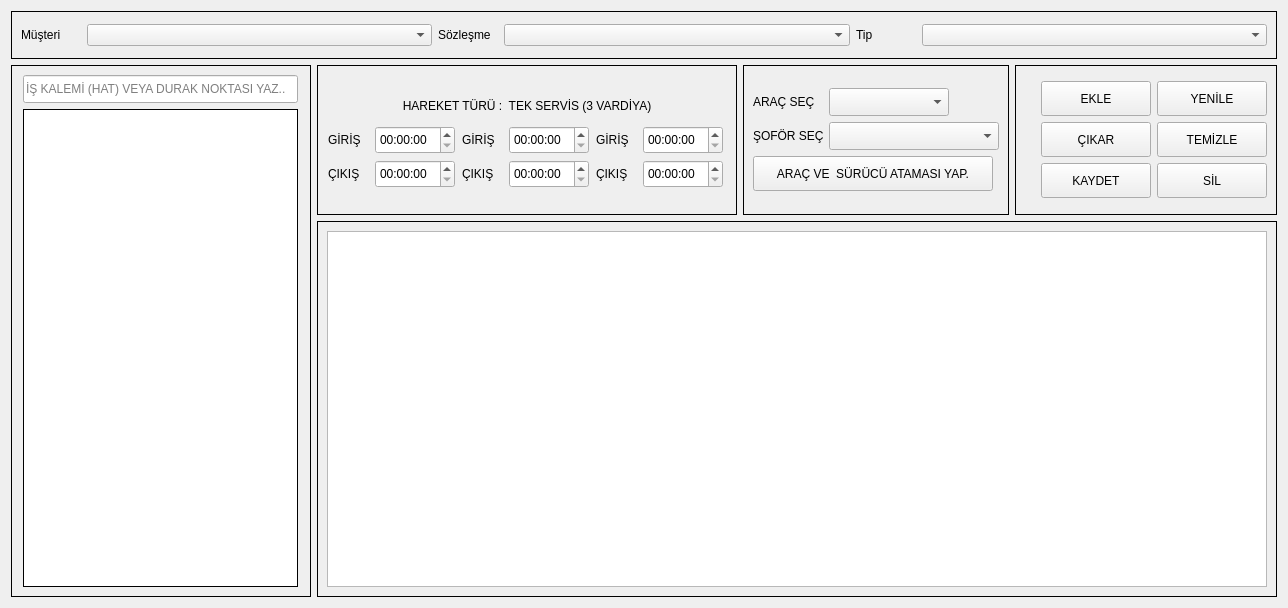
<?xml version="1.0" encoding="UTF-8"?>
<ui version="4.0">
 <class>main_form</class>
 <widget class="QWidget" name="main_form">
  <property name="geometry">
   <rect>
    <x>0</x>
    <y>0</y>
    <width>1288</width>
    <height>608</height>
   </rect>
  </property>
  <property name="windowTitle">
   <string>Form</string>
  </property>
  <layout class="QGridLayout" name="gridLayout_10">
   <item row="0" column="0">
    <layout class="QVBoxLayout" name="verticalLayout_4">
     <item>
      <widget class="QFrame" name="top_frame">
       <property name="frameShape">
        <enum>QFrame::Shape::Box</enum>
       </property>
       <property name="frameShadow">
        <enum>QFrame::Shadow::Plain</enum>
       </property>
       <layout class="QGridLayout" name="gridLayout_9">
        <item row="0" column="0">
         <layout class="QHBoxLayout" name="horizontalLayout_2">
          <item>
           <widget class="QLabel" name="lbl_musteri">
            <property name="minimumSize">
             <size>
              <width>60</width>
              <height>28</height>
             </size>
            </property>
            <property name="maximumSize">
             <size>
              <width>60</width>
              <height>28</height>
             </size>
            </property>
            <property name="text">
             <string>Müşteri</string>
            </property>
           </widget>
          </item>
          <item>
           <widget class="QComboBox" name="cmb_musteri"/>
          </item>
          <item>
           <widget class="QLabel" name="lbl_sozlesme">
            <property name="minimumSize">
             <size>
              <width>60</width>
              <height>28</height>
             </size>
            </property>
            <property name="maximumSize">
             <size>
              <width>60</width>
              <height>28</height>
             </size>
            </property>
            <property name="text">
             <string>Sözleşme</string>
            </property>
           </widget>
          </item>
          <item>
           <widget class="QComboBox" name="cmb_sozlesme"/>
          </item>
          <item>
           <widget class="QLabel" name="lbl_service_type">
            <property name="minimumSize">
             <size>
              <width>60</width>
              <height>28</height>
             </size>
            </property>
            <property name="maximumSize">
             <size>
              <width>60</width>
              <height>28</height>
             </size>
            </property>
            <property name="text">
             <string>Tip</string>
            </property>
           </widget>
          </item>
          <item>
           <widget class="QComboBox" name="cmb_service_type"/>
          </item>
         </layout>
        </item>
       </layout>
      </widget>
     </item>
     <item>
      <layout class="QHBoxLayout" name="horizontalLayout_3">
       <item>
        <widget class="QFrame" name="left_frame">
         <property name="sizePolicy">
          <sizepolicy hsizetype="Fixed" vsizetype="Expanding">
           <horstretch>0</horstretch>
           <verstretch>0</verstretch>
          </sizepolicy>
         </property>
         <property name="minimumSize">
          <size>
           <width>300</width>
           <height>0</height>
          </size>
         </property>
         <property name="maximumSize">
          <size>
           <width>300</width>
           <height>16777215</height>
          </size>
         </property>
         <property name="frameShape">
          <enum>QFrame::Shape::Box</enum>
         </property>
         <property name="frameShadow">
          <enum>QFrame::Shadow::Plain</enum>
         </property>
         <layout class="QGridLayout" name="gridLayout_7">
          <item row="0" column="0">
           <layout class="QVBoxLayout" name="verticalLayout_2">
            <item>
             <widget class="QLineEdit" name="txt_kalem_sec">
              <property name="sizePolicy">
               <sizepolicy hsizetype="Fixed" vsizetype="Fixed">
                <horstretch>0</horstretch>
                <verstretch>0</verstretch>
               </sizepolicy>
              </property>
              <property name="minimumSize">
               <size>
                <width>275</width>
                <height>28</height>
               </size>
              </property>
              <property name="maximumSize">
               <size>
                <width>255</width>
                <height>28</height>
               </size>
              </property>
              <property name="text">
               <string/>
              </property>
              <property name="placeholderText">
               <string>İŞ KALEMİ (HAT) VEYA DURAK NOKTASI YAZ..</string>
              </property>
             </widget>
            </item>
            <item>
             <widget class="QListView" name="list_kalemler">
              <property name="sizePolicy">
               <sizepolicy hsizetype="Fixed" vsizetype="Expanding">
                <horstretch>0</horstretch>
                <verstretch>0</verstretch>
               </sizepolicy>
              </property>
              <property name="minimumSize">
               <size>
                <width>275</width>
                <height>0</height>
               </size>
              </property>
              <property name="maximumSize">
               <size>
                <width>255</width>
                <height>16777215</height>
               </size>
              </property>
              <property name="frameShape">
               <enum>QFrame::Shape::Box</enum>
              </property>
              <property name="frameShadow">
               <enum>QFrame::Shadow::Plain</enum>
              </property>
             </widget>
            </item>
           </layout>
          </item>
         </layout>
        </widget>
       </item>
       <item>
        <layout class="QVBoxLayout" name="verticalLayout_3">
         <item>
          <layout class="QHBoxLayout" name="horizontalLayout">
           <item>
            <widget class="QFrame" name="middle_left_frame">
             <property name="sizePolicy">
              <sizepolicy hsizetype="Preferred" vsizetype="Fixed">
               <horstretch>0</horstretch>
               <verstretch>0</verstretch>
              </sizepolicy>
             </property>
             <property name="minimumSize">
              <size>
               <width>0</width>
               <height>150</height>
              </size>
             </property>
             <property name="maximumSize">
              <size>
               <width>16777215</width>
               <height>150</height>
              </size>
             </property>
             <property name="frameShape">
              <enum>QFrame::Shape::Box</enum>
             </property>
             <property name="frameShadow">
              <enum>QFrame::Shadow::Plain</enum>
             </property>
             <layout class="QGridLayout" name="gridLayout_2">
              <item row="0" column="0">
               <layout class="QVBoxLayout" name="verticalLayout">
                <item>
                 <widget class="QLabel" name="lbl_hareket">
                  <property name="sizePolicy">
                   <sizepolicy hsizetype="Fixed" vsizetype="Fixed">
                    <horstretch>0</horstretch>
                    <verstretch>0</verstretch>
                   </sizepolicy>
                  </property>
                  <property name="minimumSize">
                   <size>
                    <width>400</width>
                    <height>28</height>
                   </size>
                  </property>
                  <property name="maximumSize">
                   <size>
                    <width>400</width>
                    <height>28</height>
                   </size>
                  </property>
                  <property name="text">
                   <string>HAREKET TÜRÜ :  TEK SERVİS (3 VARDİYA)</string>
                  </property>
                  <property name="alignment">
                   <set>Qt::AlignmentFlag::AlignCenter</set>
                  </property>
                 </widget>
                </item>
                <item>
                 <layout class="QGridLayout" name="gridLayout">
                  <item row="0" column="0">
                   <widget class="QLabel" name="lbl_giris1">
                    <property name="minimumSize">
                     <size>
                      <width>40</width>
                      <height>28</height>
                     </size>
                    </property>
                    <property name="maximumSize">
                     <size>
                      <width>40</width>
                      <height>28</height>
                     </size>
                    </property>
                    <property name="text">
                     <string>GİRİŞ </string>
                    </property>
                   </widget>
                  </item>
                  <item row="0" column="1">
                   <widget class="QTimeEdit" name="time_g1">
                    <property name="sizePolicy">
                     <sizepolicy hsizetype="Fixed" vsizetype="Fixed">
                      <horstretch>60</horstretch>
                      <verstretch>28</verstretch>
                     </sizepolicy>
                    </property>
                    <property name="minimumSize">
                     <size>
                      <width>80</width>
                      <height>28</height>
                     </size>
                    </property>
                    <property name="maximumSize">
                     <size>
                      <width>80</width>
                      <height>28</height>
                     </size>
                    </property>
                   </widget>
                  </item>
                  <item row="0" column="2">
                   <widget class="QLabel" name="lbl_giris2">
                    <property name="minimumSize">
                     <size>
                      <width>40</width>
                      <height>28</height>
                     </size>
                    </property>
                    <property name="maximumSize">
                     <size>
                      <width>40</width>
                      <height>28</height>
                     </size>
                    </property>
                    <property name="text">
                     <string>GİRİŞ </string>
                    </property>
                   </widget>
                  </item>
                  <item row="0" column="3">
                   <widget class="QTimeEdit" name="time_g2">
                    <property name="sizePolicy">
                     <sizepolicy hsizetype="Fixed" vsizetype="Fixed">
                      <horstretch>60</horstretch>
                      <verstretch>28</verstretch>
                     </sizepolicy>
                    </property>
                    <property name="minimumSize">
                     <size>
                      <width>80</width>
                      <height>28</height>
                     </size>
                    </property>
                    <property name="maximumSize">
                     <size>
                      <width>80</width>
                      <height>28</height>
                     </size>
                    </property>
                   </widget>
                  </item>
                  <item row="0" column="4">
                   <widget class="QLabel" name="lbl_giris3">
                    <property name="minimumSize">
                     <size>
                      <width>40</width>
                      <height>28</height>
                     </size>
                    </property>
                    <property name="maximumSize">
                     <size>
                      <width>40</width>
                      <height>28</height>
                     </size>
                    </property>
                    <property name="text">
                     <string>GİRİŞ </string>
                    </property>
                   </widget>
                  </item>
                  <item row="0" column="5">
                   <widget class="QTimeEdit" name="time_g3">
                    <property name="sizePolicy">
                     <sizepolicy hsizetype="Fixed" vsizetype="Fixed">
                      <horstretch>60</horstretch>
                      <verstretch>28</verstretch>
                     </sizepolicy>
                    </property>
                    <property name="minimumSize">
                     <size>
                      <width>80</width>
                      <height>28</height>
                     </size>
                    </property>
                    <property name="maximumSize">
                     <size>
                      <width>80</width>
                      <height>28</height>
                     </size>
                    </property>
                   </widget>
                  </item>
                  <item row="1" column="0">
                   <widget class="QLabel" name="lbl_cikis1">
                    <property name="minimumSize">
                     <size>
                      <width>40</width>
                      <height>28</height>
                     </size>
                    </property>
                    <property name="maximumSize">
                     <size>
                      <width>40</width>
                      <height>28</height>
                     </size>
                    </property>
                    <property name="text">
                     <string>ÇIKIŞ </string>
                    </property>
                   </widget>
                  </item>
                  <item row="1" column="1">
                   <widget class="QTimeEdit" name="time_c1">
                    <property name="sizePolicy">
                     <sizepolicy hsizetype="Fixed" vsizetype="Fixed">
                      <horstretch>60</horstretch>
                      <verstretch>28</verstretch>
                     </sizepolicy>
                    </property>
                    <property name="minimumSize">
                     <size>
                      <width>80</width>
                      <height>28</height>
                     </size>
                    </property>
                    <property name="maximumSize">
                     <size>
                      <width>80</width>
                      <height>28</height>
                     </size>
                    </property>
                   </widget>
                  </item>
                  <item row="1" column="2">
                   <widget class="QLabel" name="lbl_cikis2">
                    <property name="minimumSize">
                     <size>
                      <width>40</width>
                      <height>28</height>
                     </size>
                    </property>
                    <property name="maximumSize">
                     <size>
                      <width>40</width>
                      <height>28</height>
                     </size>
                    </property>
                    <property name="text">
                     <string>ÇIKIŞ </string>
                    </property>
                   </widget>
                  </item>
                  <item row="1" column="3">
                   <widget class="QTimeEdit" name="time_c2">
                    <property name="sizePolicy">
                     <sizepolicy hsizetype="Fixed" vsizetype="Fixed">
                      <horstretch>60</horstretch>
                      <verstretch>28</verstretch>
                     </sizepolicy>
                    </property>
                    <property name="minimumSize">
                     <size>
                      <width>80</width>
                      <height>28</height>
                     </size>
                    </property>
                    <property name="maximumSize">
                     <size>
                      <width>80</width>
                      <height>28</height>
                     </size>
                    </property>
                   </widget>
                  </item>
                  <item row="1" column="4">
                   <widget class="QLabel" name="lbl_cikis3">
                    <property name="minimumSize">
                     <size>
                      <width>40</width>
                      <height>28</height>
                     </size>
                    </property>
                    <property name="maximumSize">
                     <size>
                      <width>40</width>
                      <height>28</height>
                     </size>
                    </property>
                    <property name="text">
                     <string>ÇIKIŞ </string>
                    </property>
                   </widget>
                  </item>
                  <item row="1" column="5">
                   <widget class="QTimeEdit" name="time_c3">
                    <property name="sizePolicy">
                     <sizepolicy hsizetype="Fixed" vsizetype="Fixed">
                      <horstretch>60</horstretch>
                      <verstretch>28</verstretch>
                     </sizepolicy>
                    </property>
                    <property name="minimumSize">
                     <size>
                      <width>80</width>
                      <height>28</height>
                     </size>
                    </property>
                    <property name="maximumSize">
                     <size>
                      <width>80</width>
                      <height>28</height>
                     </size>
                    </property>
                   </widget>
                  </item>
                 </layout>
                </item>
               </layout>
              </item>
             </layout>
            </widget>
           </item>
           <item>
            <widget class="QFrame" name="middle_frame">
             <property name="sizePolicy">
              <sizepolicy hsizetype="Preferred" vsizetype="Fixed">
               <horstretch>0</horstretch>
               <verstretch>0</verstretch>
              </sizepolicy>
             </property>
             <property name="minimumSize">
              <size>
               <width>0</width>
               <height>150</height>
              </size>
             </property>
             <property name="maximumSize">
              <size>
               <width>16777215</width>
               <height>150</height>
              </size>
             </property>
             <property name="frameShape">
              <enum>QFrame::Shape::Box</enum>
             </property>
             <property name="frameShadow">
              <enum>QFrame::Shadow::Plain</enum>
             </property>
             <layout class="QGridLayout" name="gridLayout_4">
              <item row="0" column="0">
               <layout class="QGridLayout" name="gridLayout_3">
                <item row="0" column="0">
                 <widget class="QLabel" name="lbl_arac_sec">
                  <property name="sizePolicy">
                   <sizepolicy hsizetype="Fixed" vsizetype="Fixed">
                    <horstretch>0</horstretch>
                    <verstretch>0</verstretch>
                   </sizepolicy>
                  </property>
                  <property name="minimumSize">
                   <size>
                    <width>70</width>
                    <height>28</height>
                   </size>
                  </property>
                  <property name="maximumSize">
                   <size>
                    <width>70</width>
                    <height>16777215</height>
                   </size>
                  </property>
                  <property name="text">
                   <string>ARAÇ SEÇ</string>
                  </property>
                 </widget>
                </item>
                <item row="0" column="1">
                 <widget class="QComboBox" name="cmb_arac_sec">
                  <property name="minimumSize">
                   <size>
                    <width>120</width>
                    <height>28</height>
                   </size>
                  </property>
                  <property name="maximumSize">
                   <size>
                    <width>120</width>
                    <height>28</height>
                   </size>
                  </property>
                 </widget>
                </item>
                <item row="1" column="0">
                 <widget class="QLabel" name="lbl_surucu_sec">
                  <property name="sizePolicy">
                   <sizepolicy hsizetype="Fixed" vsizetype="Fixed">
                    <horstretch>0</horstretch>
                    <verstretch>0</verstretch>
                   </sizepolicy>
                  </property>
                  <property name="minimumSize">
                   <size>
                    <width>70</width>
                    <height>28</height>
                   </size>
                  </property>
                  <property name="maximumSize">
                   <size>
                    <width>70</width>
                    <height>16777215</height>
                   </size>
                  </property>
                  <property name="text">
                   <string>ŞOFÖR SEÇ</string>
                  </property>
                 </widget>
                </item>
                <item row="1" column="1">
                 <widget class="QComboBox" name="cmb_surucu_sec">
                  <property name="minimumSize">
                   <size>
                    <width>170</width>
                    <height>28</height>
                   </size>
                  </property>
                  <property name="maximumSize">
                   <size>
                    <width>170</width>
                    <height>28</height>
                   </size>
                  </property>
                 </widget>
                </item>
                <item row="2" column="0" colspan="2">
                 <widget class="QPushButton" name="btn_atama">
                  <property name="sizePolicy">
                   <sizepolicy hsizetype="Fixed" vsizetype="Fixed">
                    <horstretch>0</horstretch>
                    <verstretch>0</verstretch>
                   </sizepolicy>
                  </property>
                  <property name="minimumSize">
                   <size>
                    <width>0</width>
                    <height>35</height>
                   </size>
                  </property>
                  <property name="maximumSize">
                   <size>
                    <width>240</width>
                    <height>35</height>
                   </size>
                  </property>
                  <property name="text">
                   <string>ARAÇ VE  SÜRÜCÜ ATAMASI YAP.</string>
                  </property>
                 </widget>
                </item>
               </layout>
              </item>
             </layout>
            </widget>
           </item>
           <item>
            <widget class="QFrame" name="frame_alloc">
             <property name="sizePolicy">
              <sizepolicy hsizetype="Preferred" vsizetype="Fixed">
               <horstretch>0</horstretch>
               <verstretch>0</verstretch>
              </sizepolicy>
             </property>
             <property name="minimumSize">
              <size>
               <width>0</width>
               <height>150</height>
              </size>
             </property>
             <property name="maximumSize">
              <size>
               <width>16777215</width>
               <height>150</height>
              </size>
             </property>
             <property name="frameShape">
              <enum>QFrame::Shape::Box</enum>
             </property>
             <property name="frameShadow">
              <enum>QFrame::Shadow::Plain</enum>
             </property>
             <layout class="QGridLayout" name="gridLayout_6">
              <item row="0" column="1">
               <layout class="QGridLayout" name="gridLayout_5">
                <item row="0" column="0">
                 <widget class="QPushButton" name="btn_ekle">
                  <property name="sizePolicy">
                   <sizepolicy hsizetype="Fixed" vsizetype="Fixed">
                    <horstretch>110</horstretch>
                    <verstretch>35</verstretch>
                   </sizepolicy>
                  </property>
                  <property name="minimumSize">
                   <size>
                    <width>110</width>
                    <height>35</height>
                   </size>
                  </property>
                  <property name="text">
                   <string>EKLE</string>
                  </property>
                 </widget>
                </item>
                <item row="0" column="1">
                 <widget class="QPushButton" name="btn_yenile">
                  <property name="sizePolicy">
                   <sizepolicy hsizetype="Fixed" vsizetype="Fixed">
                    <horstretch>110</horstretch>
                    <verstretch>35</verstretch>
                   </sizepolicy>
                  </property>
                  <property name="minimumSize">
                   <size>
                    <width>110</width>
                    <height>35</height>
                   </size>
                  </property>
                  <property name="text">
                   <string>YENİLE</string>
                  </property>
                 </widget>
                </item>
                <item row="1" column="0">
                 <widget class="QPushButton" name="btn_cikar">
                  <property name="sizePolicy">
                   <sizepolicy hsizetype="Fixed" vsizetype="Fixed">
                    <horstretch>110</horstretch>
                    <verstretch>35</verstretch>
                   </sizepolicy>
                  </property>
                  <property name="minimumSize">
                   <size>
                    <width>110</width>
                    <height>35</height>
                   </size>
                  </property>
                  <property name="text">
                   <string>ÇIKAR</string>
                  </property>
                 </widget>
                </item>
                <item row="1" column="1">
                 <widget class="QPushButton" name="btn_temizle">
                  <property name="sizePolicy">
                   <sizepolicy hsizetype="Fixed" vsizetype="Fixed">
                    <horstretch>110</horstretch>
                    <verstretch>35</verstretch>
                   </sizepolicy>
                  </property>
                  <property name="minimumSize">
                   <size>
                    <width>110</width>
                    <height>35</height>
                   </size>
                  </property>
                  <property name="text">
                   <string>TEMİZLE</string>
                  </property>
                 </widget>
                </item>
                <item row="2" column="0">
                 <widget class="QPushButton" name="btn_kaydet">
                  <property name="sizePolicy">
                   <sizepolicy hsizetype="Fixed" vsizetype="Fixed">
                    <horstretch>110</horstretch>
                    <verstretch>35</verstretch>
                   </sizepolicy>
                  </property>
                  <property name="minimumSize">
                   <size>
                    <width>110</width>
                    <height>35</height>
                   </size>
                  </property>
                  <property name="text">
                   <string>KAYDET</string>
                  </property>
                 </widget>
                </item>
                <item row="2" column="1">
                 <widget class="QPushButton" name="btn_sil">
                  <property name="sizePolicy">
                   <sizepolicy hsizetype="Fixed" vsizetype="Fixed">
                    <horstretch>110</horstretch>
                    <verstretch>35</verstretch>
                   </sizepolicy>
                  </property>
                  <property name="minimumSize">
                   <size>
                    <width>110</width>
                    <height>35</height>
                   </size>
                  </property>
                  <property name="text">
                   <string>SİL</string>
                  </property>
                 </widget>
                </item>
               </layout>
              </item>
              <item row="0" column="0">
               <spacer name="horizontalSpacer">
                <property name="orientation">
                 <enum>Qt::Orientation::Horizontal</enum>
                </property>
                <property name="sizeHint" stdset="0">
                 <size>
                  <width>40</width>
                  <height>20</height>
                 </size>
                </property>
               </spacer>
              </item>
             </layout>
            </widget>
           </item>
          </layout>
         </item>
         <item>
          <widget class="QFrame" name="bottom_frame">
           <property name="frameShape">
            <enum>QFrame::Shape::Box</enum>
           </property>
           <property name="frameShadow">
            <enum>QFrame::Shadow::Plain</enum>
           </property>
           <layout class="QGridLayout" name="gridLayout_8">
            <item row="0" column="0">
             <widget class="QTableWidget" name="tbl_grid"/>
            </item>
           </layout>
          </widget>
         </item>
        </layout>
       </item>
      </layout>
     </item>
    </layout>
   </item>
  </layout>
 </widget>
 <resources/>
 <connections/>
</ui>
